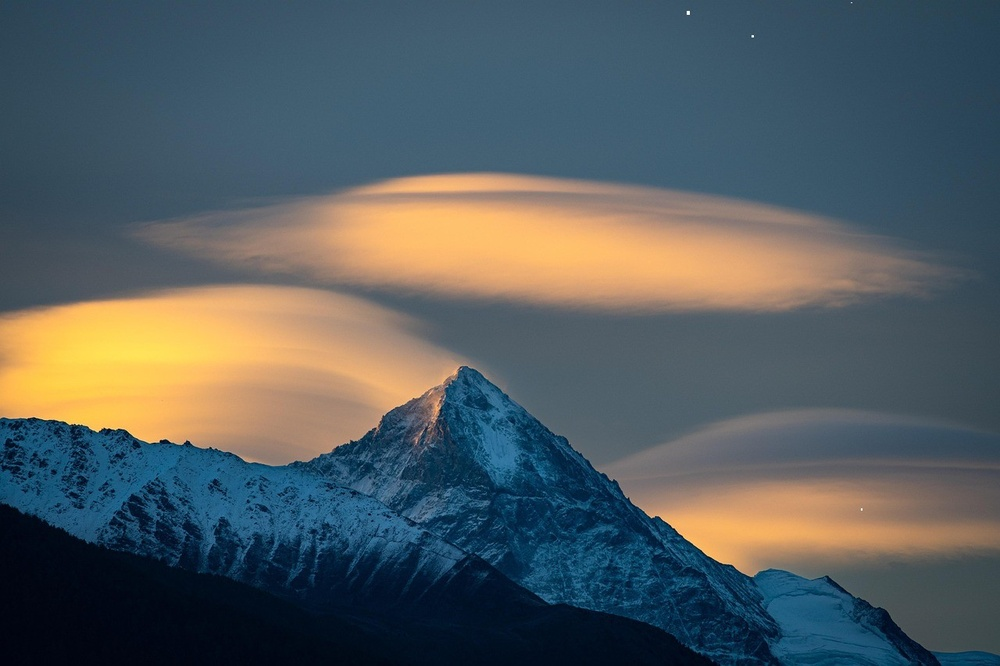
#> input picture ui/practice/3/sample.jpg, 1000 x 666 px, shrunk from 1280 x 853 before the run
$ python main.py
#> lines starting #> are read from the running program, lines starting #| are printed output that depends on the picture
import numpy as np
from PIL import Image

image_path = "sample.jpg"
img = Image.open(image_path)
#> img is the input picture: PIL image 1000x666 RGB; mean R, G, B 83.9, 92.6, 95.4
img_array = np.array(img)

print(f"Image shape: {img_array.shape}")
#| Image shape: (666, 1000, 3)
print(f"Image data type: {img_array.dtype}")
#| Image data type: uint8

red = img_array[:, :, 0]
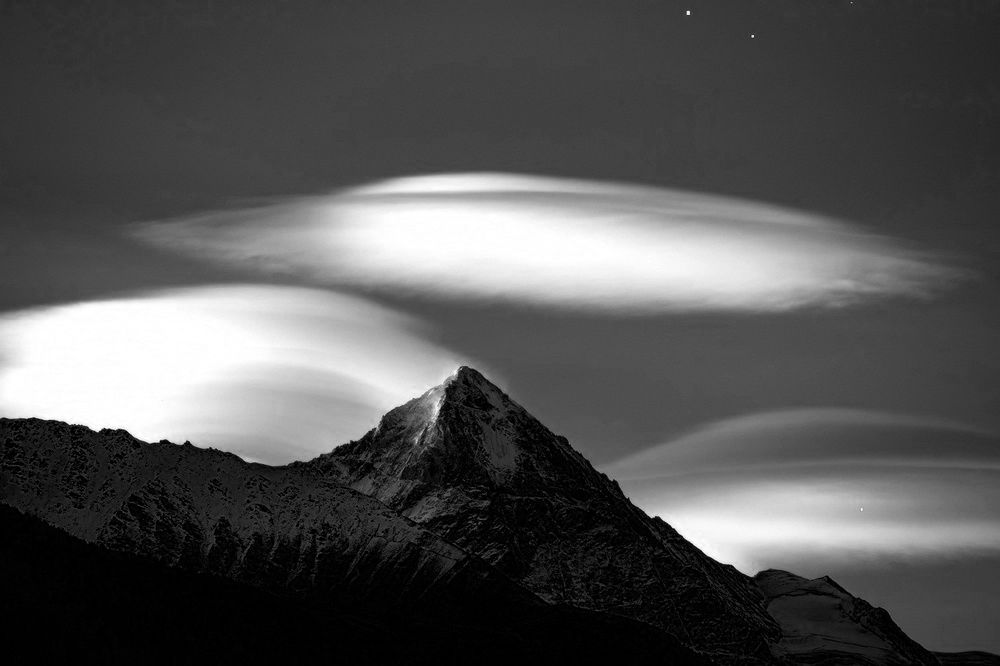
#> red: shape (666, 1000); min 0, max 255, mean 83.9
green = img_array[:, :, 1]
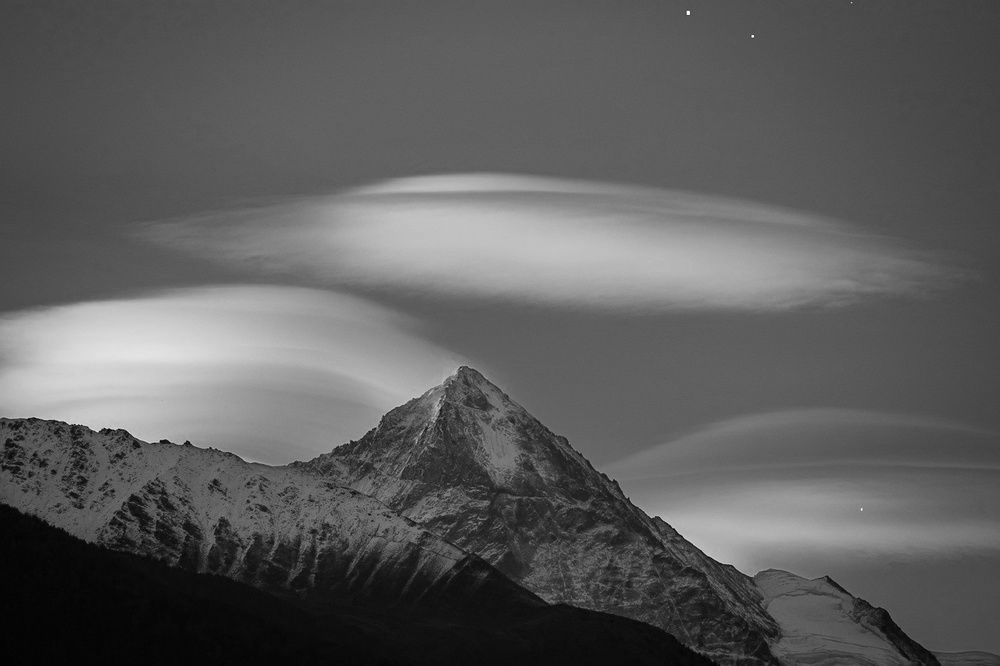
#> green: shape (666, 1000); min 0, max 255, mean 92.6
blue = img_array[:, :, 2]
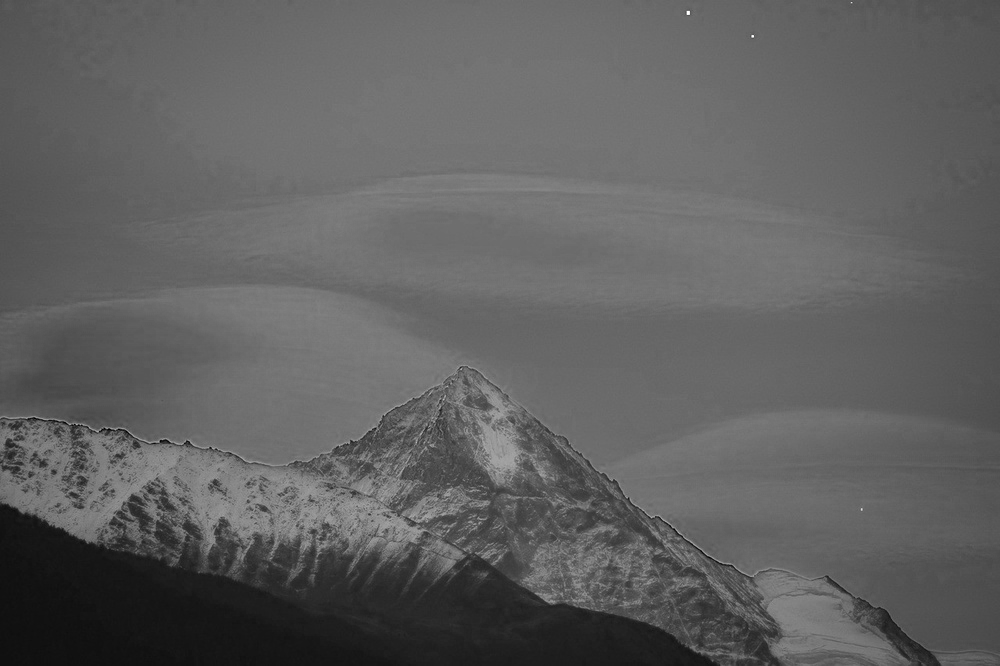
#> blue: shape (666, 1000); min 0, max 255, mean 95.4

res = np.dstack(
    (red, np.zeros(red.shape), np.full(red.shape, 0), green)).astype(np.uint8)
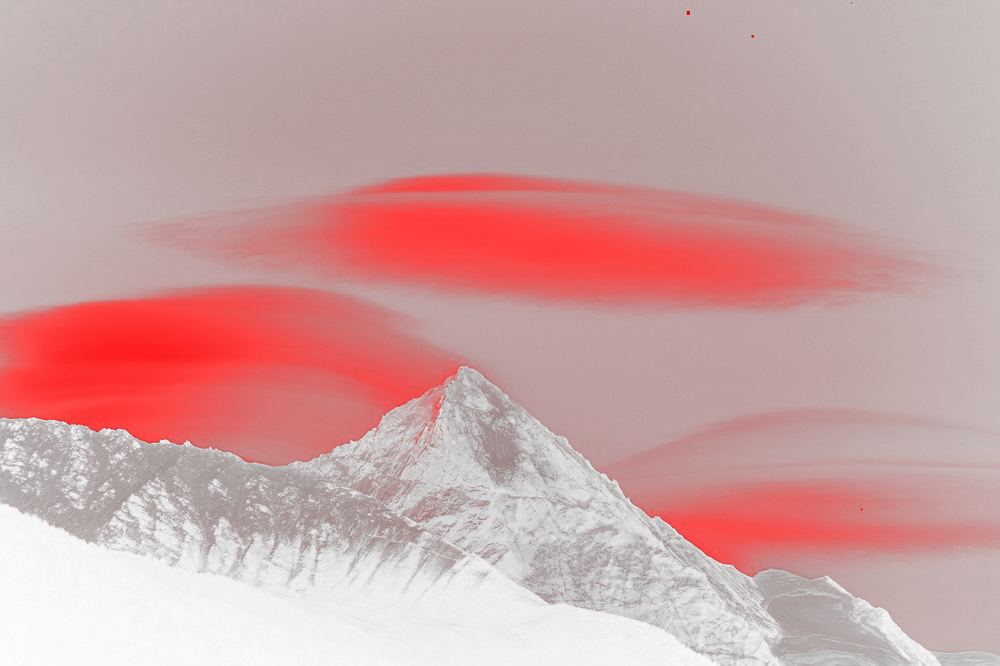
#> res: shape (666, 1000, 4); mean of channels 0, 1, 2, 3 83.9, 0, 0, 92.6; transparent parts drawn white

print(res.shape)
#| (666, 1000, 4)

new_image = Image.fromarray(res)
new_image.save("new.png")
